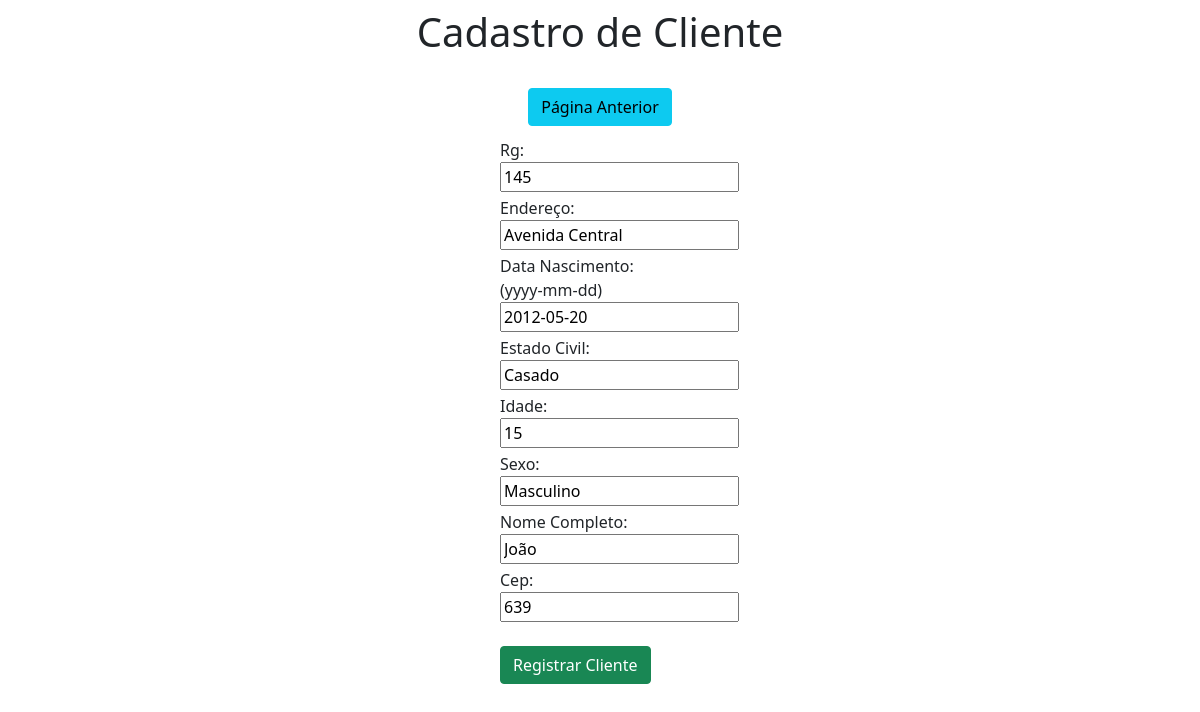
The app's page /clienteedit/145/ with its own data.
### bd/models.py (models this page shows, shortened)
class Cliente(models.Model):
    rg = models.CharField(primary_key=True, max_length=15)
    endereco = models.CharField(max_length=100)
    data_nascimento = models.DateField()
    estado_civil = models.CharField(max_length=20)
    idade = models.IntegerField()
    sexo = models.CharField(max_length=45)
    nome_completo = models.CharField(max_length=65)
    cep = models.CharField(max_length=15)

### bd/views.py (the view)
# urls.py: path('clienteedit/<str:pk>/', clienteedit, name='clienteedit'),
def clienteedit(request, pk):
    data = {}
    data['cliente'] = Cliente.objects.get(pk=pk)
    data['form'] = ClienteForm(instance=data['cliente'])
    return render(request, 'formcliente.html', data)

### bd/forms.py
class ClienteForm(ModelForm):
    data_nascimento = DateField(input_formats=['%Y-%m-%d'])
    class Meta:
       model = Cliente
       fields = '__all__'

### bd/templates/formcliente.html (shortened to what this page needs)
<!DOCTYPE html>
<html lang="pt-br">
<head>
    <link rel="stylesheet" href="https://cdn.jsdelivr.net/npm/bootstrap@5.1.3/dist/css/bootstrap.min.css" rel="stylesheet">
</head>
<body>
    <div class = "col-8 m-auto pt-2 pb-2 text-center">
        <h1>Cadastro de Cliente</h1>
    </div>
    <div class = "col-8 m-auto pt-3 pb-2 text-center">
        <a href = "/" class = "btn btn-info">Página Anterior</a>
    </div>
    <div class = "col-2 m-auto pt-1 pb-3 text-left">
       <form name="form" id="form" action="{% if cliente %}/clienteupdate/{{cliente.rg}}/{%else%}/clientecreate/{% endif %}" method="post">
           <div class="form-group mt-3, pb-1">Rg:<br/>{{form.rg}}</div>
           <div class="form-group mt-3, pb-1">Endereço:<br/>{{form.endereco}}</div>
           <div class="form-group mt-3, pb-1">Data Nascimento:<br/>(yyyy-mm-dd)<br/>{{form.data_nascimento}}</div>
           <div class="form-group mt-3, pb-1">Estado Civil:<br/>{{form.estado_civil}}</div>
           <div class="form-group mt-3, pb-1">Idade:<br/>{{form.idade}}</div>
           <div class="form-group mt-3, pb-1">Sexo:<br/>{{form.sexo}}</div>
           <div class="form-group mt-3, pb-1">Nome Completo:<br/>{{form.nome_completo}}</div>
           <div class="form-group mt-3, pb-1">Cep:<br/>{{form.cep}}</div>
           <input type="submit" class="btn btn-success" value="Registrar Cliente" style="margin-top:20px;">
       </form>
    </div>
</body>
</html>

### records on screen
Cliente: rg "145", endereco "Avenida Central", data_nascimento "2012-05-20", estado_civil "Casado", idade "15", sexo "Masculino", nome_completo "João", cep "639"
